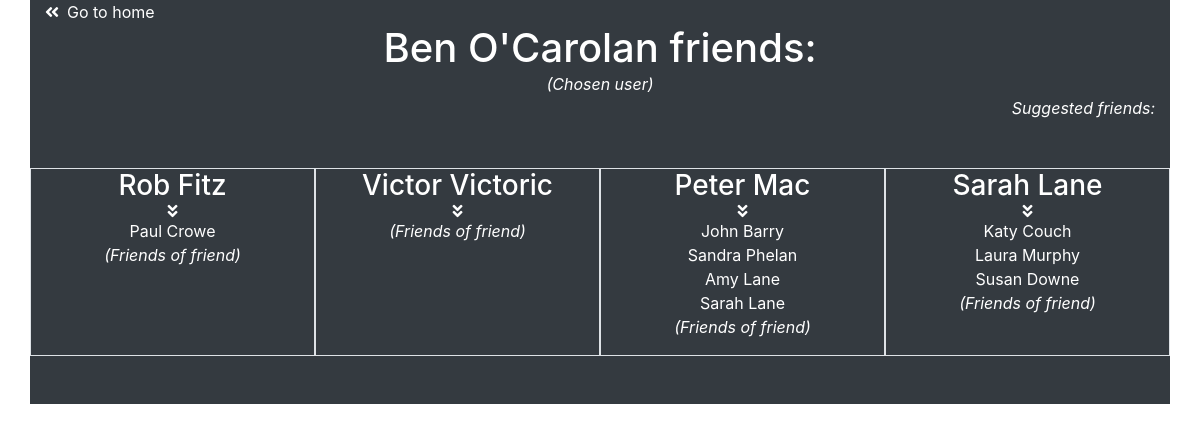
The page /single_user.php?id=3 on the database its author committed.
### tables this page shows
CREATE TABLE `users` (
  `id` int(11) NOT NULL,
  `firstname` varchar(100) NOT NULL,
  `surname` varchar(100) NOT NULL,
  `age` int(11) DEFAULT NULL,
  `gender` varchar(50) NOT NULL
);

### app/Database.php (called while the page is built, shortened)
<?php
abstract class Database{
    protected $dbh;
    protected $stmt;
    public function __construct()
    {
        $this->dbh = new PDO("mysql:host=localhost;dbname=insta;charset=utf8mb4",'root',"123456",array(
            PDO::ATTR_ERRMODE => PDO::ERRMODE_EXCEPTION,
            PDO::ATTR_PERSISTENT => false
        ));
    }
    public function query($query)
    {
        $this->stmt = $this->dbh->prepare($query);
    }
    public function bind($param, $value, $type = null){
        if (is_null($type)) {
            switch (true) {
                default:
                    $type = PDO::PARAM_STR;
            }
        }
        $this->stmt->bindValue($param, $value, $type);
    }
    public function execute(){
        $this->stmt->execute();
    }
    public function resultSet(){
        $this->execute();
        return $this->stmt->fetchAll(PDO::FETCH_OBJ);
    }
    public function single(){
        $this->execute();
        return $this->stmt->fetch(PDO::FETCH_OBJ);
    }
    public function find($id)
    {
        $this->query("SELECT * FROM ".$this->table." WHERE id = :id");
        $this->bind(":id",$id);
        return $this->single();
    }
}

### app/Users.php (called while the page is built, shortened)
<?php
class Users extends Database
{
    public function friendsByUser($id)
    {
        $this->query("SELECT
                  users.firstname,
                  users.surname,
                  friends.user2
                  FROM users
                  INNER JOIN friends
                  ON users.id = friends.user1
                  WHERE users.id = '$id'
                    ");
        return $this->resultSet();
    }
}

### single_user.php (the view, shortened to what this page needs)
<html>
<head>
    <link rel="stylesheet" href="https://stackpath.bootstrapcdn.com/bootstrap/4.3.1/css/bootstrap.min.css">
    <link rel="stylesheet" href="https://pro.fontawesome.com/releases/v5.10.0/css/all.css"/>
</head>
<body>
<?php
$user = new Users();
if(isset($_GET['id'])){
    $user_id = $_GET['id'];
    $chosen_user = $user->find($user_id);
    $friendsOfChosen = $user->friendsByUser($user_id);
}
?>
<div class="container bg-dark text-white">
    <i class="fas fa-angle-double-left mr-2"></i><a href="index.php" class="text-white text-decoration-none">Go to home</a>
    <h1 class="text-center mb-0"><?php echo "$chosen_user->firstname $chosen_user->surname friends:"; ?></h1>
    <p class="text-center m-0 p-0"><i>(Chosen user)</i></p>
    <div class="text-right mb-5"><span class="text-center m-0 p-0 mb-5"><i>Suggested friends:</i></span><br>
    </div>
    <div class="row">
<?php
$array = [];
?>
    <?php foreach ($friendsOfChosen as $friend) :   ?>
        <?php $findFriend = $user->find($friend->user2);
        $array[] .= $friend->user2;
        ?>
            <div class="col-sm-6 col-md-3 col-lg-3 mb-5 border">
                <h3 class='text-center mb-0'><a class='text-decoration-none text-white'
                                             href='single_user.php?id=<?php echo $findFriend->id ?>'><?php  echo $findFriend->firstname.' '.$findFriend->surname ?></a> </h3>
                <div class="text-center"><i class="fas fa-angle-double-down"></i></div>
                <?php $friendsOfFriend = $user->friendsByUser($findFriend->id); ?>
                <?php foreach ($friendsOfFriend as $value) :   ?>
                <?php $findFriend2 = $user->find($value->user2); ?>
                <?php
                    if (!in_array($findFriend2->id, $array)) {
                        if($user_id == $findFriend2->id){
                            continue;
                        }
                        echo "<p class='text-center mb-0'><a class='text-decoration-none text-white' href='single_user.php?id=$findFriend2->id'>$findFriend2->firstname $findFriend2->surname</a></p>";
                    }
                ?>
                <?php endforeach; ?>
                <p class='text-center'><i>(Friends of friend)</i></p>
            </div>
    <?php endforeach; ?>
    </div>
</div>
</body>
</html>

### rows shown on the page
users: firstname "Ben", surname "O'Carolan", users.firstname "Rob", users.surname "Fitz", users.firstname "Victor", users.surname "Victoric", users.firstname "Peter", users.surname "Mac", users.firstname "Sarah", users.surname "Lane"
users: users.firstname "Paul", users.surname "Crowe"
users: users.firstname "John", users.surname "Barry", users.firstname "Sandra", users.surname "Phelan", users.firstname "Amy", users.surname "Lane", users.firstname "Sarah"
users: users.firstname "Katy", users.surname "Couch", users.firstname "Laura", users.surname "Murphy", users.firstname "Susan", users.surname "Downe"
